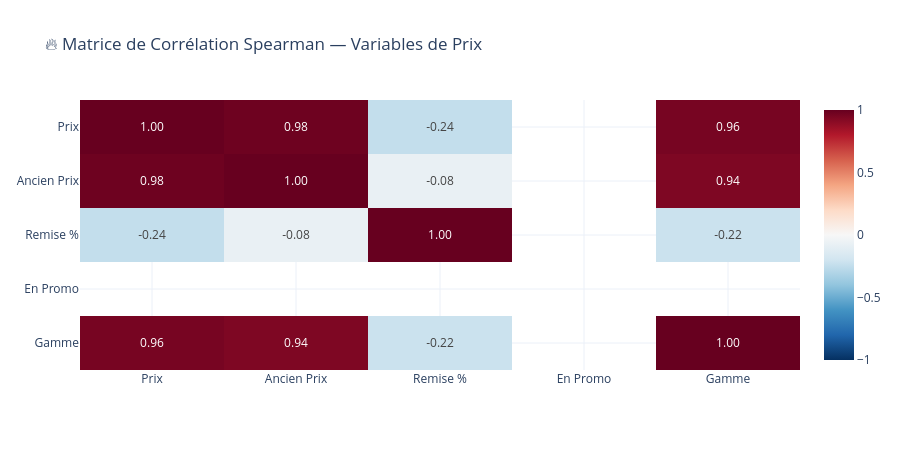

Notebook code for this chart:
### Markdown cell above
## 🔥 Étape 9 — Matrice de corrélation et Heatmap
> Analyse des relations entre prix, remise, et autres variables numériques  
> Pearson (données normales) + Spearman (données non-normales — notre cas)

### Code cell
import plotly.figure_factory as ff
from scipy.stats import spearmanr, pearsonr

print("=== CORRÉLATIONS SPEARMAN (données non-normales) ===\n")

# Variables numériques disponibles
df_corr = df_clean[['prix','ancien_prix','remise_pct']].copy()
df_corr['en_promo'] = df_clean['en_promotion'].astype(int)
df_corr['gamme_num'] = df_clean['gamme_prix'].cat.codes
df_corr = df_corr.dropna()

# Renommer pour affichage
df_corr.columns = ['Prix','Ancien Prix','Remise %','En Promo','Gamme']

# Matrice Spearman
corr_matrix = df_corr.corr(method='spearman')
print("Matrice de corrélation Spearman :")
print(corr_matrix.round(3).to_string())

# Corrélations importantes
print("\nCorrélations significatives (|r| > 0.3) :")
for col1 in corr_matrix.columns:
    for col2 in corr_matrix.columns:
        if col1 < col2:
            r = corr_matrix.loc[col1, col2]
            if abs(r) > 0.3:
                direction = "positive" if r > 0 else "négative"
                force = "forte" if abs(r) > 0.7 else "modérée" if abs(r) > 0.5 else "faible"
                print(f"  {col1} ↔ {col2}: r={r:.3f} ({force} {direction})")

# Heatmap Plotly
import plotly.express as px
fig_corr = px.imshow(
    corr_matrix,
    text_auto='.2f',
    color_continuous_scale='RdBu_r',
    zmin=-1, zmax=1,
    title='🔥 Matrice de Corrélation Spearman — Variables de Prix',
    template='plotly_white',
    aspect='auto'
)
fig_corr.update_layout(height=450)
fig_corr.show()
with open(os.path.join(OUTPUTS_DIR,'fig_correlation.json'),'w') as f: f.write(fig_corr.to_json())
print("\n✅ fig_correlation.json sauvegardé")

### Figure 1 — Plotly figure (JSON) as saved in the notebook; plotly's stock layout.template omitted (floating-point values rounded to 4 significant figures)
{"data": [{"coloraxis": "coloraxis", "hovertemplate": "x: %{x}<br>y: %{y}<br>color: %{z}<extra></extra>", "name": "0", "texttemplate": "%{z:.2f}", "type": "heatmap", "x": ["Prix", "Ancien Prix", "Remise %", "En Promo", "Gamme"], "xaxis": "x", "y": ["Prix", "Ancien Prix", "Remise %", "En Promo", "Gamme"], "yaxis": "y", "z": [[1, 0.9805, -0.2437, null, 0.9561], [0.9805, 1, -0.07521, null, 0.9386], [-0.2437, -0.07521, 1, null, -0.2183], [null, null, null, null, null], [0.9561, 0.9386, -0.2183, null, 1]]}], "layout": {"coloraxis": {"cmax": 1, "cmin": -1, "colorscale": [[0, "rgb(5,48,97)"], [0.1, "rgb(33,102,172)"], [0.2, "rgb(67,147,195)"], [0.3, "rgb(146,197,222)"], [0.4, "rgb(209,229,240)"], [0.5, "rgb(247,247,247)"], [0.6, "rgb(253,219,199)"], [0.7, "rgb(244,165,130)"], [0.8, "rgb(214,96,77)"], [0.9, "rgb(178,24,43)"], [1, "rgb(103,0,31)"]]}, "height": 450, "title": {"text": "🔥 Matrice de Corrélation Spearman — Variables de Prix"}, "xaxis": {"anchor": "y", "domain": [0, 1]}, "yaxis": {"anchor": "x", "autorange": "reversed", "domain": [0, 1]}}}
